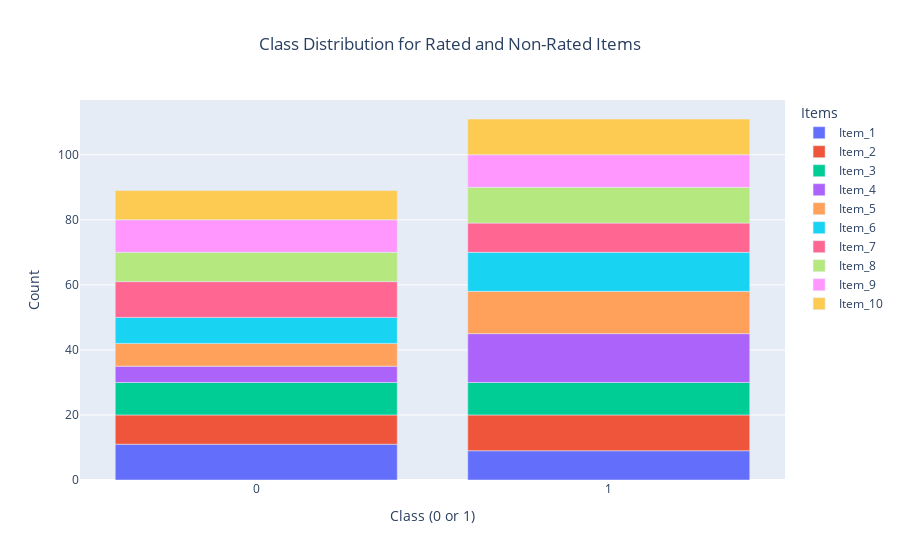

Notebook code for this chart:
### Code cell
fig = px.bar(class_distribution, x=class_distribution.index, y=df.columns[1:], 
             labels={'index': 'Class (0 or 1)', 'value': 'Count'},
             title='Class Distribution for Rated and Non-Rated Items')
fig.update_layout(title_x=0.5, legend_title_text='Items')
fig.update_xaxes(tickvals=[0, 1])
fig.show()

### Figure 1 — Plotly figure (JSON) as saved in the notebook; plotly's stock layout.template omitted (floating-point values rounded to 4 significant figures)
{"data": [{"alignmentgroup": "True", "hovertemplate": "variable=Item_1<br>Class (0 or 1)=%{x}<br>Count=%{y}<extra></extra>", "legendgroup": "Item_1", "marker": {"color": "#636efa", "pattern": {"shape": ""}}, "name": "Item_1", "offsetgroup": "Item_1", "orientation": "v", "showlegend": true, "textposition": "auto", "type": "bar", "x": [0, 1], "xaxis": "x", "y": [11, 9], "yaxis": "y"}, {"alignmentgroup": "True", "hovertemplate": "variable=Item_2<br>Class (0 or 1)=%{x}<br>Count=%{y}<extra></extra>", "legendgroup": "Item_2", "marker": {"color": "#EF553B", "pattern": {"shape": ""}}, "name": "Item_2", "offsetgroup": "Item_2", "orientation": "v", "showlegend": true, "textposition": "auto", "type": "bar", "x": [0, 1], "xaxis": "x", "y": [9, 11], "yaxis": "y"}, {"alignmentgroup": "True", "hovertemplate": "variable=Item_3<br>Class (0 or 1)=%{x}<br>Count=%{y}<extra></extra>", "legendgroup": "Item_3", "marker": {"color": "#00cc96", "pattern": {"shape": ""}}, "name": "Item_3", "offsetgroup": "Item_3", "orientation": "v", "showlegend": true, "textposition": "auto", "type": "bar", "x": [0, 1], "xaxis": "x", "y": [10, 10], "yaxis": "y"}, {"alignmentgroup": "True", "hovertemplate": "variable=Item_4<br>Class (0 or 1)=%{x}<br>Count=%{y}<extra></extra>", "legendgroup": "Item_4", "marker": {"color": "#ab63fa", "pattern": {"shape": ""}}, "name": "Item_4", "offsetgroup": "Item_4", "orientation": "v", "showlegend": true, "textposition": "auto", "type": "bar", "x": [0, 1], "xaxis": "x", "y": [5, 15], "yaxis": "y"}, {"alignmentgroup": "True", "hovertemplate": "variable=Item_5<br>Class (0 or 1)=%{x}<br>Count=%{y}<extra></extra>", "legendgroup": "Item_5", "marker": {"color": "#FFA15A", "pattern": {"shape": ""}}, "name": "Item_5", "offsetgroup": "Item_5", "orientation": "v", "showlegend": true, "textposition": "auto", "type": "bar", "x": [0, 1], "xaxis": "x", "y": [7, 13], "yaxis": "y"}, {"alignmentgroup": "True", "hovertemplate": "variable=Item_6<br>Class (0 or 1)=%{x}<br>Count=%{y}<extra></extra>", "legendgroup": "Item_6", "marker": {"color": "#19d3f3", "pattern": {"shape": ""}}, "name": "Item_6", "offsetgroup": "Item_6", "orientation": "v", "showlegend": true, "textposition": "auto", "type": "bar", "x": [0, 1], "xaxis": "x", "y": [8, 12], "yaxis": "y"}, {"alignmentgroup": "True", "hovertemplate": "variable=Item_7<br>Class (0 or 1)=%{x}<br>Count=%{y}<extra></extra>", "legendgroup": "Item_7", "marker": {"color": "#FF6692", "pattern": {"shape": ""}}, "name": "Item_7", "offsetgroup": "Item_7", "orientation": "v", "showlegend": true, "textposition": "auto", "type": "bar", "x": [0, 1], "xaxis": "x", "y": [11, 9], "yaxis": "y"}, {"alignmentgroup": "True", "hovertemplate": "variable=Item_8<br>Class (0 or 1)=%{x}<br>Count=%{y}<extra></extra>", "legendgroup": "Item_8", "marker": {"color": "#B6E880", "pattern": {"shape": ""}}, "name": "Item_8", "offsetgroup": "Item_8", "orientation": "v", "showlegend": true, "textposition": "auto", "type": "bar", "x": [0, 1], "xaxis": "x", "y": [9, 11], "yaxis": "y"}, {"alignmentgroup": "True", "hovertemplate": "variable=Item_9<br>Class (0 or 1)=%{x}<br>Count=%{y}<extra></extra>", "legendgroup": "Item_9", "marker": {"color": "#FF97FF", "pattern": {"shape": ""}}, "name": "Item_9", "offsetgroup": "Item_9", "orientation": "v", "showlegend": true, "textposition": "auto", "type": "bar", "x": [0, 1], "xaxis": "x", "y": [10, 10], "yaxis": "y"}, {"alignmentgroup": "True", "hovertemplate": "variable=Item_10<br>Class (0 or 1)=%{x}<br>Count=%{y}<extra></extra>", "legendgroup": "Item_10", "marker": {"color": "#FECB52", "pattern": {"shape": ""}}, "name": "Item_10", "offsetgroup": "Item_10", "orientation": "v", "showlegend": true, "textposition": "auto", "type": "bar", "x": [0, 1], "xaxis": "x", "y": [9, 11], "yaxis": "y"}], "layout": {"barmode": "relative", "legend": {"title": {"text": "Items"}, "tracegroupgap": 0}, "title": {"text": "Class Distribution for Rated and Non-Rated Items", "x": 0.5}, "xaxis": {"anchor": "y", "domain": [0, 1], "tickvals": [0, 1], "title": {"text": "Class (0 or 1)"}}, "yaxis": {"anchor": "x", "domain": [0, 1], "title": {"text": "Count"}}}}
